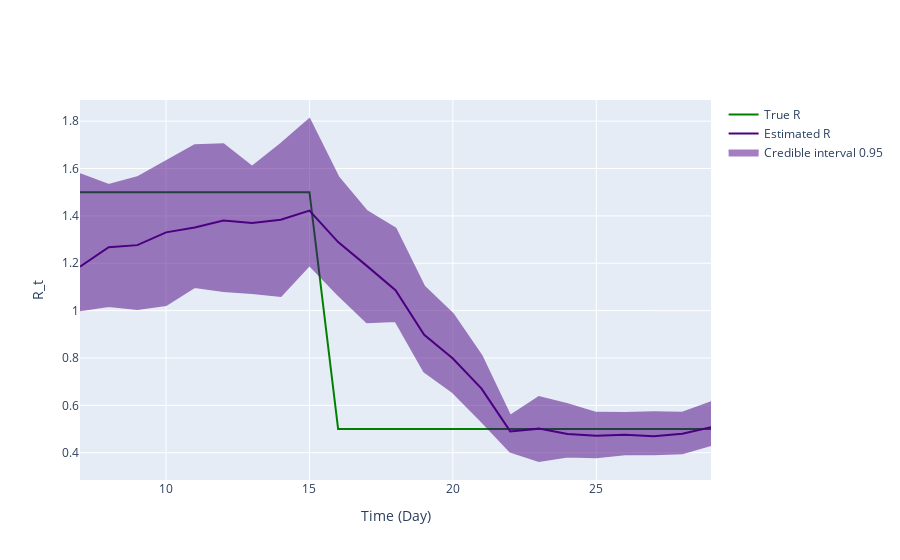

The code cell stored with this chart in its notebook:
### Markdown cell above
## Inference plot using class method results

### Code cell
fig = ReproductionNumberPlot()

fig.add_ground_truth_rt(ground_truth)
fig.add_interval_rt(new_intervals)

fig.update_labels(time_label='Time (Day)', r_label='R_t')

fig.show_figure()

### Figure 1 — Plotly figure (JSON) as saved in the notebook; plotly's stock layout.template omitted (floating-point values rounded to 4 significant figures)
{"data": [{"line": {"color": "green"}, "mode": "lines", "name": "True R", "type": "scatter", "x": [7, 8, 9, 10, 11, 12, 13, 14, 15, 16, 17, 18, 19, 20, 21, 22, 23, 24, 25, 26, 27, 28, 29], "y": [1.5, 1.5, 1.5, 1.5, 1.5, 1.5, 1.5, 1.5, 1.5, 0.5, 0.5, 0.5, 0.5, 0.5, 0.5, 0.5, 0.5, 0.5, 0.5, 0.5, 0.5, 0.5, 0.5]}, {"line": {"color": "indigo"}, "mode": "lines", "name": "Estimated R", "type": "scatter", "x": [7, 8, 9, 10, 11, 12, 13, 14, 15, 16, 17, 18, 19, 20, 21, 22, 23, 24, 25, 26, 27, 28, 29], "y": [1.186, 1.268, 1.276, 1.33, 1.351, 1.38, 1.37, 1.384, 1.422, 1.289, 1.189, 1.087, 0.8977, 0.7975, 0.6707, 0.49, 0.5017, 0.4794, 0.4717, 0.4762, 0.4691, 0.4806, 0.5077]}, {"fill": "toself", "fillcolor": "indigo", "line": {"color": "indigo"}, "mode": "lines", "name": "Credible interval 0.95", "opacity": 0.5, "type": "scatter", "x": [7, 8, 9, 10, 11, 12, 13, 14, 15, 16, 17, 18, 19, 20, 21, 22, 23, 24, 25, 26, 27, 28, 29, 29, 28, 27, 26, 25, 24, 23, 22, 21, 20, 19, 18, 17, 16, 15, 14, 13, 12, 11, 10, 9, 8, 7], "y": [1.576, 1.53, 1.563, 1.629, 1.698, 1.702, 1.607, 1.704, 1.809, 1.565, 1.42, 1.346, 1.102, 0.9858, 0.8091, 0.5552, 0.6354, 0.6051, 0.5684, 0.5676, 0.5704, 0.569, 0.6129, 0.4323, 0.3975, 0.3937, 0.3933, 0.3809, 0.3836, 0.365, 0.4047, 0.5324, 0.6553, 0.7425, 0.956, 0.9506, 1.067, 1.192, 1.062, 1.075, 1.083, 1.1, 1.023, 1.007, 1.019, 1.001]}], "layout": {"hovermode": "x unified", "xaxis": {"title": {"text": "Time (Day)"}}, "yaxis": {"title": {"text": "R_t"}}}}
